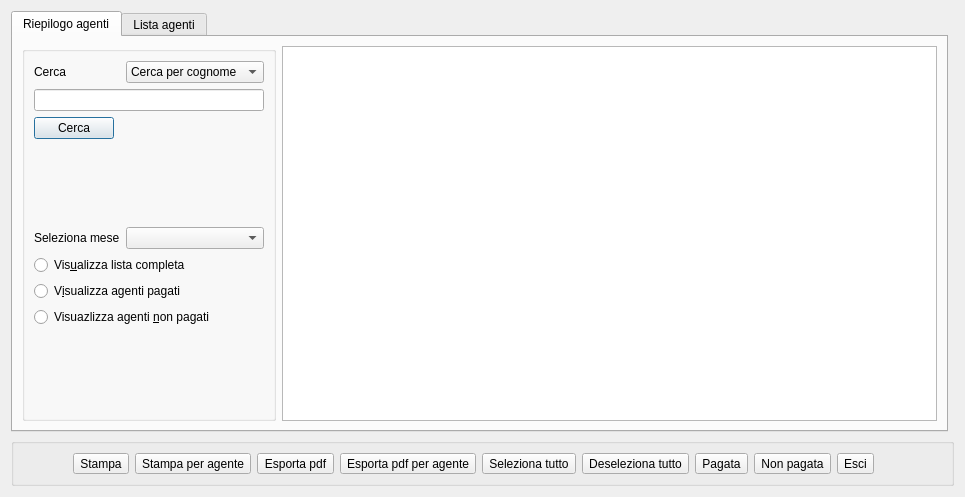
<?xml version="1.0" encoding="UTF-8"?>
<ui version="4.0">
 <class>riep_agent</class>
 <widget class="QDialog" name="riep_agent">
  <property name="geometry">
   <rect>
    <x>0</x>
    <y>0</y>
    <width>965</width>
    <height>497</height>
   </rect>
  </property>
  <property name="windowTitle">
   <string>Situazione agenti</string>
  </property>
  <layout class="QGridLayout" name="gridLayout_2">
   <item row="0" column="0">
    <widget class="QTabWidget" name="tabWidget">
     <property name="currentIndex">
      <number>0</number>
     </property>
     <widget class="QWidget" name="tab">
      <attribute name="title">
       <string>Riepilogo agenti</string>
      </attribute>
      <layout class="QGridLayout" name="gridLayout_5">
       <item row="0" column="0">
        <widget class="QGroupBox" name="groupBox_2">
         <property name="sizePolicy">
          <sizepolicy hsizetype="Preferred" vsizetype="Preferred">
           <horstretch>0</horstretch>
           <verstretch>0</verstretch>
          </sizepolicy>
         </property>
         <property name="title">
          <string/>
         </property>
         <layout class="QGridLayout" name="gridLayout_3">
          <item row="6" column="0" colspan="2">
           <widget class="QRadioButton" name="list_comp">
            <property name="text">
             <string>Vis&amp;ualizza lista completa</string>
            </property>
           </widget>
          </item>
          <item row="7" column="0" colspan="2">
           <widget class="QRadioButton" name="agenti_pagati">
            <property name="text">
             <string>V&amp;isualizza agenti pagati</string>
            </property>
           </widget>
          </item>
          <item row="1" column="0">
           <widget class="QLabel" name="label">
            <property name="text">
             <string>Cerca</string>
            </property>
           </widget>
          </item>
          <item row="9" column="1">
           <spacer name="verticalSpacer">
            <property name="orientation">
             <enum>Qt::Vertical</enum>
            </property>
            <property name="sizeHint" stdset="0">
             <size>
              <width>20</width>
              <height>40</height>
             </size>
            </property>
           </spacer>
          </item>
          <item row="1" column="1">
           <widget class="QComboBox" name="combo_cerca">
            <item>
             <property name="text">
              <string>Cerca per cognome</string>
             </property>
            </item>
            <item>
             <property name="text">
              <string>Cerca per data</string>
             </property>
            </item>
            <item>
             <property name="text">
              <string>Cerca per mese</string>
             </property>
            </item>
           </widget>
          </item>
          <item row="3" column="0" colspan="2">
           <widget class="QPushButton" name="find_email">
            <property name="sizePolicy">
             <sizepolicy hsizetype="Fixed" vsizetype="Fixed">
              <horstretch>0</horstretch>
              <verstretch>0</verstretch>
             </sizepolicy>
            </property>
            <property name="text">
             <string>Cerca</string>
            </property>
            <property name="icon">
             <iconset resource="../fabaria.qrc">
              <normaloff>:/images/edit-find.png</normaloff>:/images/edit-find.png</iconset>
            </property>
           </widget>
          </item>
          <item row="2" column="0" colspan="2">
           <widget class="QLineEdit" name="cerca_txt"/>
          </item>
          <item row="8" column="0" colspan="2">
           <widget class="QRadioButton" name="agenti_non_pagati">
            <property name="text">
             <string>Visuazlizza agenti &amp;non pagati</string>
            </property>
           </widget>
          </item>
          <item row="4" column="0">
           <spacer name="verticalSpacer_2">
            <property name="orientation">
             <enum>Qt::Vertical</enum>
            </property>
            <property name="sizeHint" stdset="0">
             <size>
              <width>20</width>
              <height>40</height>
             </size>
            </property>
           </spacer>
          </item>
          <item row="5" column="0">
           <widget class="QLabel" name="label_2">
            <property name="text">
             <string>Seleziona mese</string>
            </property>
           </widget>
          </item>
          <item row="5" column="1">
           <widget class="QComboBox" name="mese">
            <item>
             <property name="text">
              <string/>
             </property>
            </item>
            <item>
             <property name="text">
              <string>Gennaio</string>
             </property>
            </item>
            <item>
             <property name="text">
              <string>Febbraio</string>
             </property>
            </item>
            <item>
             <property name="text">
              <string>Marzo</string>
             </property>
            </item>
            <item>
             <property name="text">
              <string>Aprile</string>
             </property>
            </item>
            <item>
             <property name="text">
              <string>Maggio</string>
             </property>
            </item>
            <item>
             <property name="text">
              <string>Giugno</string>
             </property>
            </item>
            <item>
             <property name="text">
              <string>Luglio</string>
             </property>
            </item>
            <item>
             <property name="text">
              <string>Agosto</string>
             </property>
            </item>
            <item>
             <property name="text">
              <string>Settembre</string>
             </property>
            </item>
            <item>
             <property name="text">
              <string>Ottobre</string>
             </property>
            </item>
            <item>
             <property name="text">
              <string>Novembre</string>
             </property>
            </item>
            <item>
             <property name="text">
              <string>Dicembre</string>
             </property>
            </item>
           </widget>
          </item>
         </layout>
        </widget>
       </item>
       <item row="0" column="1">
        <widget class="QTextEdit" name="editor">
         <property name="readOnly">
          <bool>true</bool>
         </property>
        </widget>
       </item>
      </layout>
     </widget>
     <widget class="QWidget" name="tab_2">
      <attribute name="title">
       <string>Lista agenti</string>
      </attribute>
      <layout class="QGridLayout" name="gridLayout_4">
       <item row="0" column="0">
        <widget class="QTableView" name="tableView">
         <attribute name="verticalHeaderDefaultSectionSize">
          <number>15</number>
         </attribute>
        </widget>
       </item>
      </layout>
     </widget>
    </widget>
   </item>
   <item row="1" column="0" colspan="2">
    <widget class="QGroupBox" name="groupBox">
     <property name="title">
      <string/>
     </property>
     <layout class="QGridLayout" name="gridLayout">
      <item row="0" column="7">
       <widget class="QToolButton" name="sel_all">
        <property name="text">
         <string>Seleziona tutto</string>
        </property>
        <property name="icon">
         <iconset resource="../fabaria.qrc">
          <normaloff>:/images/select_all.png</normaloff>:/images/select_all.png</iconset>
        </property>
        <property name="toolButtonStyle">
         <enum>Qt::ToolButtonTextUnderIcon</enum>
        </property>
       </widget>
      </item>
      <item row="0" column="9">
       <widget class="QToolButton" name="ag_pag">
        <property name="text">
         <string>Pagata</string>
        </property>
        <property name="icon">
         <iconset resource="../fabaria.qrc">
          <normaloff>:/images/pagate.png</normaloff>:/images/pagate.png</iconset>
        </property>
        <property name="toolButtonStyle">
         <enum>Qt::ToolButtonTextUnderIcon</enum>
        </property>
       </widget>
      </item>
      <item row="0" column="10">
       <widget class="QToolButton" name="ag_npag">
        <property name="text">
         <string>Non pagata</string>
        </property>
        <property name="icon">
         <iconset resource="../fabaria.qrc">
          <normaloff>:/images/non_pagate.png</normaloff>:/images/non_pagate.png</iconset>
        </property>
        <property name="toolButtonStyle">
         <enum>Qt::ToolButtonTextUnderIcon</enum>
        </property>
       </widget>
      </item>
      <item row="0" column="1">
       <widget class="QToolButton" name="stampa">
        <property name="text">
         <string>Stampa</string>
        </property>
        <property name="icon">
         <iconset resource="../fabaria.qrc">
          <normaloff>:/images/document-print.png</normaloff>:/images/document-print.png</iconset>
        </property>
        <property name="toolButtonStyle">
         <enum>Qt::ToolButtonTextUnderIcon</enum>
        </property>
       </widget>
      </item>
      <item row="0" column="2">
       <widget class="QToolButton" name="print_agente">
        <property name="text">
         <string>Stampa per agente</string>
        </property>
        <property name="icon">
         <iconset resource="../fabaria.qrc">
          <normaloff>:/images/document-print.png</normaloff>:/images/document-print.png</iconset>
        </property>
        <property name="toolButtonStyle">
         <enum>Qt::ToolButtonTextUnderIcon</enum>
        </property>
       </widget>
      </item>
      <item row="0" column="13">
       <spacer name="horizontalSpacer">
        <property name="orientation">
         <enum>Qt::Horizontal</enum>
        </property>
        <property name="sizeHint" stdset="0">
         <size>
          <width>68</width>
          <height>20</height>
         </size>
        </property>
       </spacer>
      </item>
      <item row="0" column="5">
       <widget class="QToolButton" name="pdf_print">
        <property name="text">
         <string>Esporta pdf</string>
        </property>
        <property name="icon">
         <iconset resource="../fabaria.qrc">
          <normaloff>:/images/pdf.png</normaloff>:/images/pdf.png</iconset>
        </property>
        <property name="toolButtonStyle">
         <enum>Qt::ToolButtonTextUnderIcon</enum>
        </property>
       </widget>
      </item>
      <item row="0" column="12">
       <widget class="QToolButton" name="esci">
        <property name="text">
         <string>Esci</string>
        </property>
        <property name="icon">
         <iconset resource="../fabaria.qrc">
          <normaloff>:/images/dialog-close.png</normaloff>:/images/dialog-close.png</iconset>
        </property>
        <property name="toolButtonStyle">
         <enum>Qt::ToolButtonTextUnderIcon</enum>
        </property>
       </widget>
      </item>
      <item row="0" column="6">
       <widget class="QToolButton" name="pdf_print_agente">
        <property name="text">
         <string>Esporta pdf per agente</string>
        </property>
        <property name="icon">
         <iconset resource="../fabaria.qrc">
          <normaloff>:/images/pdf.png</normaloff>:/images/pdf.png</iconset>
        </property>
        <property name="toolButtonStyle">
         <enum>Qt::ToolButtonTextUnderIcon</enum>
        </property>
       </widget>
      </item>
      <item row="0" column="0">
       <spacer name="horizontalSpacer_2">
        <property name="orientation">
         <enum>Qt::Horizontal</enum>
        </property>
        <property name="sizeHint" stdset="0">
         <size>
          <width>40</width>
          <height>20</height>
         </size>
        </property>
       </spacer>
      </item>
      <item row="0" column="8">
       <widget class="QToolButton" name="toolButton">
        <property name="text">
         <string>Deseleziona tutto</string>
        </property>
        <property name="icon">
         <iconset resource="../fabaria.qrc">
          <normaloff>:/images/clean.png</normaloff>:/images/clean.png</iconset>
        </property>
        <property name="toolButtonStyle">
         <enum>Qt::ToolButtonTextUnderIcon</enum>
        </property>
       </widget>
      </item>
     </layout>
    </widget>
   </item>
  </layout>
 </widget>
 <tabstops>
  <tabstop>combo_cerca</tabstop>
  <tabstop>cerca_txt</tabstop>
  <tabstop>find_email</tabstop>
  <tabstop>mese</tabstop>
  <tabstop>list_comp</tabstop>
  <tabstop>agenti_pagati</tabstop>
  <tabstop>agenti_non_pagati</tabstop>
  <tabstop>stampa</tabstop>
  <tabstop>print_agente</tabstop>
  <tabstop>pdf_print</tabstop>
  <tabstop>pdf_print_agente</tabstop>
  <tabstop>sel_all</tabstop>
  <tabstop>toolButton</tabstop>
  <tabstop>ag_pag</tabstop>
  <tabstop>ag_npag</tabstop>
  <tabstop>esci</tabstop>
 </tabstops>
 <resources>
  <include location="../fabaria.qrc"/>
 </resources>
 <connections/>
</ui>
